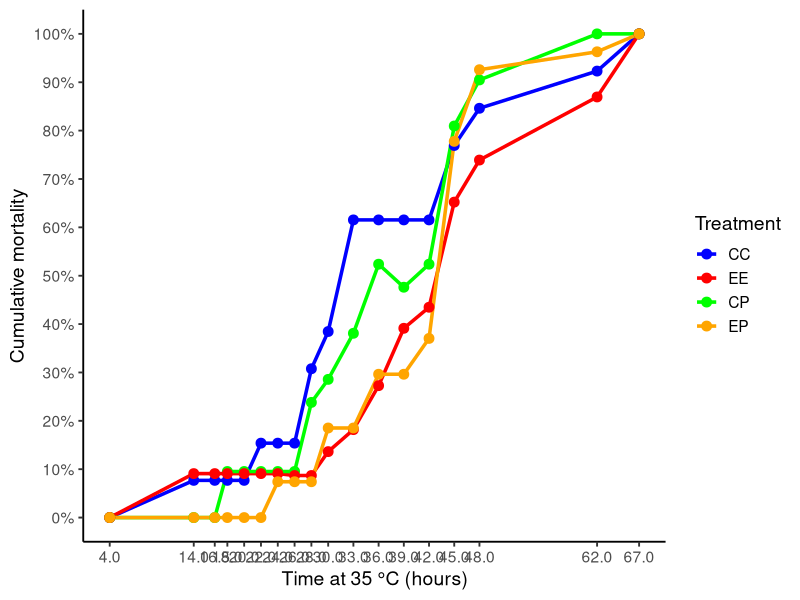
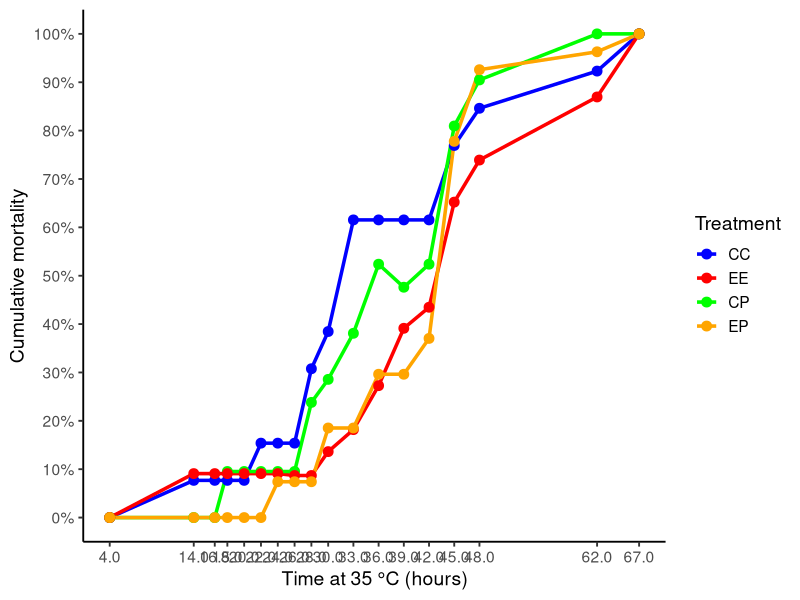

Here is the R script that generated these plots, in order:
library(tidyverse)
library(scales)

# ------------------------------------------------------------
# Read data
# ------------------------------------------------------------

dat <- read.csv(
  "data/AP_manila-35C.csv",
  header = TRUE,
  check.names = FALSE,
  stringsAsFactors = FALSE
)

# ------------------------------------------------------------
# Find time-point rows
# ------------------------------------------------------------

time_rows <- which(
  grepl(
    "^[0-9]+\\.?[0-9]*HR$",
    trimws(dat[[1]]),
    ignore.case = TRUE
  )
)

all_data <- list()

# ------------------------------------------------------------
# Parse each timepoint and plate
# ------------------------------------------------------------

for (i in seq_along(time_rows)) {
  
  time_row <- time_rows[i]
  plate_row <- time_row + 1
  well_rows <- (time_row + 2):(time_row + 5)
  
  # Time in hours
  time_hr <- as.numeric(
    str_remove(
      trimws(dat[time_row, 1]),
      regex("HR", ignore_case = TRUE)
    )
  )
  
  # ----------------------------------------------------------
  # Find plate labels on this row
  # ----------------------------------------------------------
  
  plate_cols <- which(
    grepl(
      "^AP-(EE|CP|EP)[12]-35$|^AP-CC1-35$",
      trimws(as.character(dat[plate_row, ])),
      ignore.case = TRUE
    )
  )
  
  for (p in plate_cols) {
    
    plate_name <- trimws(
      as.character(dat[plate_row, p])
    )
    
    # Treatment
    treatment <- str_extract(
      plate_name,
      "(?<=AP-)[A-Z]{2}"
    )
    
    # Replicate
    replicate <- as.numeric(
      str_extract(
        plate_name,
        "[12](?=-35)"
      )
    )
    
    # --------------------------------------------------------
    # Six columns belonging to this plate
    # --------------------------------------------------------
    
    six_cols <- (p + 1):(p + 6)
    
    plate_values <- dat[
      well_rows,
      six_cols,
      drop = FALSE
    ]
    
    # --------------------------------------------------------
    # Columns 1 and 6 are blank.
    # Actual clam wells are columns 2-5.
    # --------------------------------------------------------
    
    clam_values <- plate_values[, 2:5, drop = FALSE]
    
    # --------------------------------------------------------
    # Convert ONLY exact 0 and 1 values to numeric.
    # Anything else = NA.
    # --------------------------------------------------------
    
    clam_values <- as.matrix(clam_values)
    
    clam_values <- trimws(
      as.character(clam_values)
    )
    
    clam_values <- ifelse(
      clam_values == "0",
      0,
      ifelse(
        clam_values == "1",
        1,
        NA_real_
      )
    )
    
    # --------------------------------------------------------
    # Create well-level data
    # --------------------------------------------------------
    
    wells <- expand.grid(
      row = LETTERS[1:4],
      column = 2:5
    )
    
    wells$status <- as.vector(clam_values)
    
    wells$time_hr <- time_hr
    wells$treatment <- treatment
    wells$replicate <- replicate
    wells$plate <- plate_name
    
    all_data[[length(all_data) + 1]] <- wells
  }
}

# Combine all wells
mortality_data <- bind_rows(all_data)


# ------------------------------------------------------------
# IMPORTANT CHECK:
# Number of actual wells and dead wells for every plate
# at every timepoint
# ------------------------------------------------------------

plate_summary <- mortality_data %>%
  group_by(
    time_hr,
    treatment,
    replicate,
    plate
  ) %>%
  summarise(
    
    # Every 1 = one dead clam
    dead = sum(status == 1, na.rm = TRUE),
    
    # Every 0 OR 1 = one actual clam
    total = sum(
      !is.na(status)
    ),
    
    # Number alive
    alive = sum(status == 0, na.rm = TRUE),
    
    # Mortality
    mortality = dead / total,
    
    .groups = "drop"
  )


# ------------------------------------------------------------
# Combine plates within each treatment
#
# CC has one plate.
# EE, CP, and EP have two plates.
#
# Therefore CC gets its actual denominator,
# while the other treatments get the sum of both plates.
# ------------------------------------------------------------

mortality_summary <- plate_summary %>%
  group_by(
    time_hr,
    treatment
  ) %>%
  summarise(
    
    dead = sum(dead),
    total = sum(total),
    alive = sum(alive),
    
    mortality = dead / total,
    
    .groups = "drop"
  )


# ------------------------------------------------------------
# Treatment order
# ------------------------------------------------------------

mortality_summary <- mortality_summary %>%
  mutate(
    treatment = factor(
      treatment,
      levels = c("CC", "EE", "CP", "EP")
    )
  )


# ------------------------------------------------------------
# Diagnostic table
#
# This lets you see exactly what denominator is being used.
# ------------------------------------------------------------

print(
  plate_summary %>%
    arrange(
      time_hr,
      treatment,
      replicate
    )
)


# ------------------------------------------------------------
# Plot
# ------------------------------------------------------------

p <- ggplot(
  mortality_summary,
  aes(
    x = time_hr,
    y = mortality,
    color = treatment,
    group = treatment
  )
) +
  
  geom_line(
    linewidth = 1.2
  ) +
  
  geom_point(
    size = 3
  ) +
  
  scale_color_manual(
    values = c(
      CC = "blue",
      EE = "red",
      CP = "green",
      EP = "orange"
    )
  ) +
  
  scale_y_continuous(
    limits = c(0, 1),
    breaks = seq(0, 1, 0.1),
    labels = percent_format(accuracy = 1)
  ) +
  
  scale_x_continuous(
    breaks = sort(
      unique(
        mortality_summary$time_hr
      )
    )
  ) +
  
  labs(
    x = "Time at 35 °C (hours)",
    y = "Cumulative mortality",
    color = "Treatment"
  ) +
  
  theme_classic(
    base_size = 14
  ) +
  
  theme(
    legend.position = "right"
  )

print(p)


# ------------------------------------------------------------
# Save figure
# ------------------------------------------------------------

ggsave(
  "figures/AP_survival/clam_mortality_35C.png",
  plot = p,
  width = 12,
  height = 6,
  dpi = 300
)
